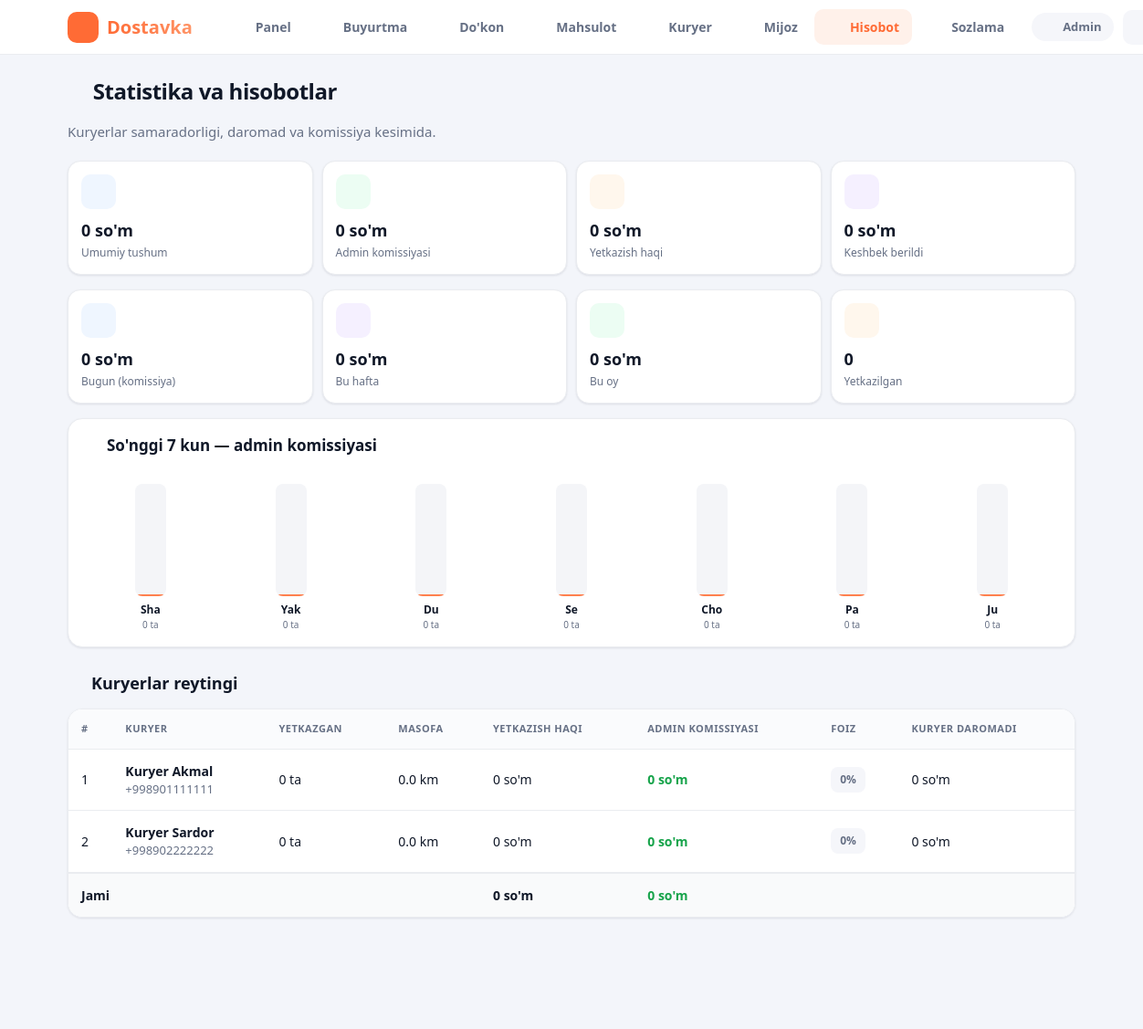
The page /admin/stats.php (signed in) on the database its author committed.
### tables this page shows
CREATE TABLE users (
    id            INT AUTO_INCREMENT PRIMARY KEY,
    name          VARCHAR(100)  NOT NULL,
    phone         VARCHAR(20)   NOT NULL UNIQUE,
    password      VARCHAR(255)  NOT NULL,
    role          ENUM('customer','courier','admin','store') NOT NULL DEFAULT 'customer',
    is_active     TINYINT(1)    NOT NULL DEFAULT 1,
    balance       DECIMAL(12,2) NOT NULL DEFAULT 0,
    cashback_balance DECIMAL(12,2) NOT NULL DEFAULT 0,
    lat           DECIMAL(10,7) NULL,
    lng           DECIMAL(10,7) NULL,
    last_seen     TIMESTAMP     NULL,
    created_at    TIMESTAMP     NOT NULL DEFAULT CURRENT_TIMESTAMP
);

### config/db.php (called while the page is built, shortened)
<?php
function db(): PDO
{
    static $pdo = null;
    if ($pdo instanceof PDO) {
        return $pdo;
    }
    $dsn = sprintf(
        'mysql:host=%s;port=%s;dbname=%s;charset=utf8mb4',
        DB_HOST, DB_PORT, DB_NAME
    );
    try {
        $pdo = new PDO($dsn, DB_USER, DB_PASS, [
            PDO::ATTR_ERRMODE            => PDO::ERRMODE_EXCEPTION,
            PDO::ATTR_DEFAULT_FETCH_MODE => PDO::FETCH_ASSOC,
            PDO::ATTR_EMULATE_PREPARES   => false,
        ]);
    } catch (PDOException $e) {
        error_log('DB connection error: ' . $e->getMessage());
        http_response_code(500);
        if (PHP_SAPI !== 'cli'
            && str_contains($_SERVER['HTTP_ACCEPT'] ?? '', 'application/json')) {
            header('Content-Type: application/json; charset=utf-8');
            echo json_encode(['ok' => false, 'error' => 'server_error']);
        } else {
            die('Server xatosi. Iltimos keyinroq urinib ko\'ring.');
        }
        exit;
    }
    return $pdo;
}

### admin/stats.php (the view, shortened to what this page needs)
<?php
require_once __DIR__ . '/../includes/functions.php';
require_role('admin');
$fin     = admin_finance_stats();
$report  = admin_courier_report();
$series  = admin_daily_commission(7);
$maxC    = max(1, max(array_map(fn($d) => $d['commission'], $series)));
$totalFee = array_sum(array_map(fn($r) => (float)$r['total_fee'], $report));
require __DIR__ . '/../includes/header.php';
?>
<h1 class="page-title"><?= icon('chart',22) ?> Statistika va hisobotlar</h1>
<p class="page-sub">Kuryerlar samaradorligi, daromad va komissiya kesimida.</p>
<div class="report-grid">
    <div class="rcard"><div class="rc-ic blue"><?= icon('wallet',18) ?></div><div class="rc-v"><?= money($fin['revenue'] ?? 0) ?></div><div class="rc-l">Umumiy tushum</div></div>
    <div class="rcard"><div class="rc-ic green"><?= icon('star',18) ?></div><div class="rc-v"><?= money($fin['commission'] ?? 0) ?></div><div class="rc-l">Admin komissiyasi</div></div>
    <div class="rcard"><div class="rc-ic amber"><?= icon('truck',18) ?></div><div class="rc-v"><?= money($fin['fees'] ?? 0) ?></div><div class="rc-l">Yetkazish haqi</div></div>
    <div class="rcard"><div class="rc-ic purple"><?= icon('star',18) ?></div><div class="rc-v"><?= money($fin['cashback'] ?? 0) ?></div><div class="rc-l">Keshbek berildi</div></div>
</div>
<div class="report-grid">
    <div class="rcard"><div class="rc-ic blue"><?= icon('calendar',18) ?></div><div class="rc-v"><?= money($fin['today_commission'] ?? 0) ?></div><div class="rc-l">Bugun (komissiya)</div></div>
    <div class="rcard"><div class="rc-ic purple"><?= icon('calendar',18) ?></div><div class="rc-v"><?= money($fin['week_commission'] ?? 0) ?></div><div class="rc-l">Bu hafta</div></div>
    <div class="rcard"><div class="rc-ic green"><?= icon('calendar',18) ?></div><div class="rc-v"><?= money($fin['month_commission'] ?? 0) ?></div><div class="rc-l">Bu oy</div></div>
    <div class="rcard"><div class="rc-ic amber"><?= icon('check',18) ?></div><div class="rc-v"><?= (int)($fin['delivered'] ?? 0) ?></div><div class="rc-l">Yetkazilgan</div></div>
</div>
<div class="card chart-card">
    <div class="cr-section-head" style="margin-top:0"><h2><?= icon('chart',18) ?> So'nggi 7 kun — admin komissiyasi</h2></div>
    <div class="bars">
        <?php foreach ($series as $d):
            $h = (int)round(($d['commission'] / $maxC) * 100);
            if ($d['commission'] > 0 && $h < 6) $h = 6; ?>
            <div class="bar-col">
                <div class="bar-track"><div class="bar-fill" style="height:<?= $h ?>%" title="<?= money($d['commission']) ?> · <?= $d['count'] ?> ta"></div></div>
                <div class="bar-lbl"><?= e($d['label']) ?></div>
                <div class="bar-cnt"><?= $d['count'] ?> ta</div>
            </div>
        <?php endforeach; ?>
    </div>
</div>
<h2 class="sub"><?= icon('trophy',18) ?> Kuryerlar reytingi</h2>
<div class="table-wrap">
    <table class="table">
        <thead><tr>
            <th>#</th><th>Kuryer</th><th>Yetkazgan</th><th>Masofa</th>
            <th>Yetkazish haqi</th><th>Admin komissiyasi</th><th>Foiz</th><th>Kuryer daromadi</th>
        </tr></thead>
        <tbody>
        <?php foreach ($report as $i => $r):
            $pct = $r['total_fee'] > 0 ? round($r['total_commission'] / $r['total_fee'] * 100) : 0; ?>
            <tr>
                <td>
                    <?php if ($i === 0 && $r['delivered'] > 0): ?>🥇<?php elseif ($i === 1 && $r['delivered'] > 0): ?>🥈<?php elseif ($i === 2 && $r['delivered'] > 0): ?>🥉<?php else: ?><?= $i+1 ?><?php endif; ?>
                </td>
                <td>
                    <strong><?= e($r['name']) ?></strong>
                    <div class="muted small"><?= e($r['phone']) ?> <?= $r['is_active'] ? '' : '· 🔴 blok' ?></div>
                </td>
                <td><?= (int)$r['delivered'] ?> ta</td>
                <td><?= number_format((float)$r['total_km'],1) ?> km</td>
                <td><?= money($r['total_fee']) ?></td>
                <td style="color:var(--green);font-weight:700"><?= money($r['total_commission']) ?></td>
                <td><span class="tag"><?= $pct ?>%</span></td>
                <td><?= money($r['courier_earn']) ?></td>
            </tr>
        <?php endforeach; ?>
        </tbody>
        <?php if ($report): ?>
        <tfoot>
            <tr class="t-total">
                <td colspan="4">Jami</td>
                <td><?= money($totalFee) ?></td>
                <td style="color:var(--green)"><?= money($fin['commission'] ?? 0) ?></td>
                <td colspan="2"></td>
            </tr>
        </tfoot>
        <?php endif; ?>
    </table>
</div>
<?php require __DIR__ . '/../includes/footer.php'; ?>

### includes/header.php (shortened to what this page needs)
<?php
require_once __DIR__ . '/functions.php';
$u = current_user();
$cur = $_SERVER['PHP_SELF'] ?? '';
$navItems = [];
if ($u) {
    if ($u['role'] === 'customer') {
        $navItems = [
            ['/index.php',  'home',    'Bosh'],
            ['/cart.php',   'cart',    'Savat',  cart_count()],
            ['/orders.php', 'package', 'Buyurtma'],
            ['/profile.php','user',    'Profil'],
        ];
    } elseif ($u['role'] === 'admin') {
        $navItems = [
            ['/admin/index.php',    'dashboard','Panel'],
            ['/admin/orders.php',   'list',     'Buyurtma'],
            ['/admin/stores.php',   'box',      'Do\'kon'],
            ['/admin/products.php', 'package',  'Mahsulot'],
            ['/admin/couriers.php', 'truck',    'Kuryer'],
            ['/admin/customers.php','user',     'Mijoz'],
            ['/admin/stats.php',    'chart',    'Hisobot'],
            ['/admin/settings.php', 'settings', 'Sozlama'],
        ];
    }
}
?>
<!DOCTYPE html>
<html lang="uz">
<head>
    <link rel="stylesheet" href="/assets/css/style.css">
</head>
<body class="<?= $u ? 'role-' . e($u['role']) : 'guest' ?>">
<header class="topbar">
    <div class="topbar-inner">
        <a class="brand" href="<?= $u ? role_home($u['role']) : '/index.php' ?>">
            <span class="brand-logo"><?= icon('truck', 20) ?></span>
            <span>Dostavka</span>
        </a>
        <?php if ($u): ?>
            <nav class="nav-desktop">
                <?php foreach ($navItems as $it): ?>
                    <a href="<?= e($it[0]) ?>" class="<?= str_contains($cur, ltrim($it[0], '/')) ? 'active' : '' ?>">
                        <?= icon($it[1], 18) ?><span><?= e($it[2]) ?></span>
                    </a>
                <?php endforeach; ?>
            </nav>
            <div class="topbar-right">
                <span class="user-chip"><?= icon('user', 15) ?> <?= e($u['name']) ?></span>
                <a class="icon-btn" href="/logout.php" title="Chiqish"><?= icon('logout', 18) ?></a>
            </div>
        <?php endif; ?>
    </div>
</header>
<main class="container">

### rows shown on the page
users: name "Admin"
users: name "Kuryer Akmal", phone "+998901111111", delivered "0", total_km "0.0", total_fee "0 so'm", total_commission "0 so'm", pct "0", courier_earn "0 so'm"
users: name "Kuryer Sardor", phone "+998902222222", delivered "0", total_km "0.0", total_fee "0 so'm", total_commission "0 so'm", pct "0", courier_earn "0 so'm"

### other values the page prints
$it[2] "Panel"
$it[2] "Buyurtma"
$it[2] "Do'kon"
$it[2] "Mahsulot"
$it[2] "Kuryer"
$it[2] "Mijoz"
$it[2] "Hisobot"
$it[2] "Sozlama"
money($fin['revenue'] ?? 0) "0 so'm"
money($fin['commission'] ?? 0) "0 so'm"
money($fin['fees'] ?? 0) "0 so'm"
money($fin['cashback'] ?? 0) "0 so'm"
money($fin['today_commission'] ?? 0) "0 so'm"
money($fin['week_commission'] ?? 0) "0 so'm"
money($fin['month_commission'] ?? 0) "0 so'm"
